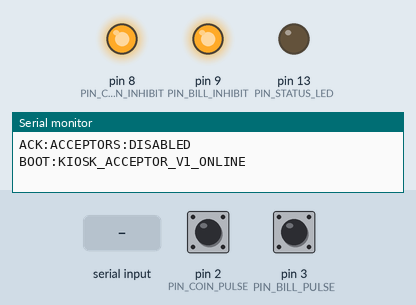
Bench run of a sketch on a simulated Arduino Uno, built with avr-gcc and run on an emulated ATmega328P. Shown: output pins drawn as LEDs (lit = HIGH), the last lines printed to the serial monitor. Inputs (shaded band) come from the test bench; at power-on: pin 2 (PIN_COIN_PULSE) HIGH, pin 3 (PIN_BILL_PULSE) HIGH.

Above: at 1.2 s.
1.3 s: "ACCEPTORS:ENABLE\n" received over Serial
At 1.6 s:
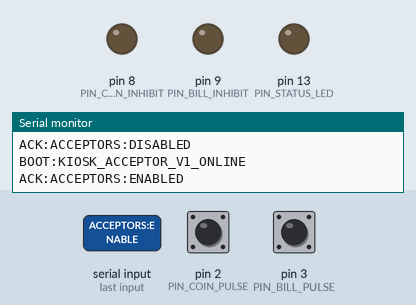
8.3 s: "ACCEPTORS:DISABLE\n" received over Serial
At 9.3 s:
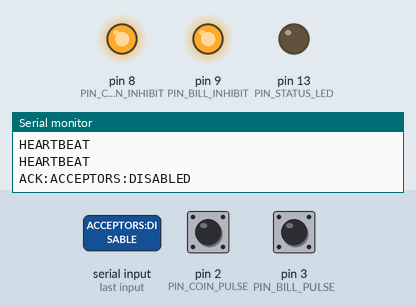
Timing chart, 0 to 10.8 s (numbered marks = the images above; inputs shaded):
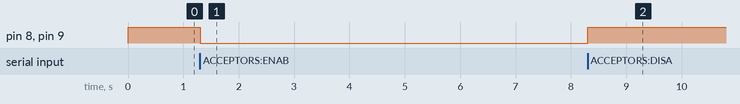

Measured:
- after the input at 1.3 s, pin 8 (PIN_COIN_INHIBIT), pin 9 (PIN_BILL_INHIBIT): HIGH → LOW at once
- after the input at 8.3 s, pin 8 (PIN_COIN_INHIBIT), pin 9 (PIN_BILL_INHIBIT): LOW → HIGH at once

The sketch:

kiosk_acceptor_uno.ino
```cpp
#include <Arduino.h>

const uint8_t PIN_COIN_PULSE = 2;
const uint8_t PIN_COIN_INHIBIT = 8;
const uint8_t PIN_BILL_PULSE = 3;
const uint8_t PIN_BILL_INHIBIT = 9;
const uint8_t PIN_STATUS_LED = 13;

const unsigned long COIN_PULSE_TIMEOUT_MS = 280;
const unsigned long BILL_PULSE_TIMEOUT_MS = 350;
const unsigned long COIN_DEBOUNCE_MS = 18;
const unsigned long BILL_DEBOUNCE_MS = 25;
const unsigned long HEARTBEAT_INTERVAL_MS = 3500;

volatile unsigned int coinPulseCount = 0;
volatile unsigned long lastCoinPulseAt = 0;
volatile unsigned int billPulseCount = 0;
volatile unsigned long lastBillPulseAt = 0;

bool acceptorsEnabled = false;
unsigned long lastHeartbeatAt = 0;
String commandBuffer;

void coinPulseISR() {
  const unsigned long now = millis();
  if (now - lastCoinPulseAt >= COIN_DEBOUNCE_MS) {
    ++coinPulseCount;
    lastCoinPulseAt = now;
  }
}

void billPulseISR() {
  const unsigned long now = millis();
  if (now - lastBillPulseAt >= BILL_DEBOUNCE_MS) {
    ++billPulseCount;
    lastBillPulseAt = now;
  }
}

int coinValue(unsigned int pulses) {
  if (pulses == 1) return 1;
  if (pulses == 5) return 5;
  if (pulses == 10) return 10;
  if (pulses == 20) return 20;
  if (pulses > 0 && pulses <= 20) return pulses;
  return 0;
}

int billValue(unsigned int pulses) {
  if (pulses == 1) return 10;
  if (pulses == 2) return 20;
  if (pulses == 5) return 50;
  if (pulses == 10) return 100;
  if (pulses == 20) return 200;
  return 0;
}

void setAcceptorsEnabled(bool enabled) {
  acceptorsEnabled = enabled;
  digitalWrite(PIN_COIN_INHIBIT, enabled ? LOW : HIGH);
  digitalWrite(PIN_BILL_INHIBIT, enabled ? LOW : HIGH);
  Serial.println(enabled ? F("ACK:ACCEPTORS:ENABLED") : F("ACK:ACCEPTORS:DISABLED"));
}

void handleCommand(const String& command) {
  if (command.equalsIgnoreCase("PING")) {
    Serial.println(F("PONG"));
  } else if (command.equalsIgnoreCase("ACCEPTORS:ENABLE")) {
    setAcceptorsEnabled(true);
  } else if (command.equalsIgnoreCase("ACCEPTORS:DISABLE")) {
    setAcceptorsEnabled(false);
  } else {
    Serial.print(F("ERROR:UNKNOWN_COMMAND:"));
    Serial.println(command);
  }
}

void readSerialCommands() {
  while (Serial.available() > 0) {
    const char value = static_cast<char>(Serial.read());
    if (value == '\n' || value == '\r') {
      if (commandBuffer.length() > 0) handleCommand(commandBuffer);
      commandBuffer = "";
    } else if (commandBuffer.length() < 60) {
      commandBuffer += value;
    } else {
      commandBuffer = "";
    }
  }
}

void finishPulseTrain(bool coin) {
  unsigned int pulses;
  if (coin) {
    noInterrupts();
    pulses = coinPulseCount;
    coinPulseCount = 0;
    interrupts();
    const int value = coinValue(pulses);
    if (value > 0) {
      Serial.print(F("COIN:"));
      Serial.println(value);
    } else {
      Serial.print(F("WARN:UNRECOGNIZED_COIN_PULSES:"));
      Serial.println(pulses);
    }
  } else {
    noInterrupts();
    pulses = billPulseCount;
    billPulseCount = 0;
    interrupts();
    const int value = billValue(pulses);
    if (value > 0) {
      Serial.print(F("BILL:"));
      Serial.println(value);
    } else {
      Serial.print(F("WARN:UNRECOGNIZED_BILL_PULSES:"));
      Serial.println(pulses);
    }
  }
}

void pollPulseTrains(unsigned long now) {
  unsigned int coinCount;
  unsigned long coinAt;
  unsigned int billCount;
  unsigned long billAt;

  noInterrupts();
  coinCount = coinPulseCount;
  coinAt = lastCoinPulseAt;
  billCount = billPulseCount;
  billAt = lastBillPulseAt;
  interrupts();

  if (coinCount > 0 && now - coinAt >= COIN_PULSE_TIMEOUT_MS) finishPulseTrain(true);
  if (billCount > 0 && now - billAt >= BILL_PULSE_TIMEOUT_MS) finishPulseTrain(false);
}

void setup() {
  Serial.begin(115200);
  commandBuffer.reserve(64);
  pinMode(PIN_STATUS_LED, OUTPUT);
  pinMode(PIN_COIN_PULSE, INPUT_PULLUP);
  pinMode(PIN_COIN_INHIBIT, OUTPUT);
  pinMode(PIN_BILL_PULSE, INPUT_PULLUP);
  pinMode(PIN_BILL_INHIBIT, OUTPUT);
  setAcceptorsEnabled(false);
  attachInterrupt(digitalPinToInterrupt(PIN_COIN_PULSE), coinPulseISR, FALLING);
  attachInterrupt(digitalPinToInterrupt(PIN_BILL_PULSE), billPulseISR, FALLING);
  Serial.println(F("BOOT:KIOSK_ACCEPTOR_V1_ONLINE"));
}

void loop() {
  const unsigned long now = millis();
  readSerialCommands();
  pollPulseTrains(now);
  if (now - lastHeartbeatAt >= HEARTBEAT_INTERVAL_MS) {
    lastHeartbeatAt = now;
    Serial.println(F("HEARTBEAT"));
  }
}
```
